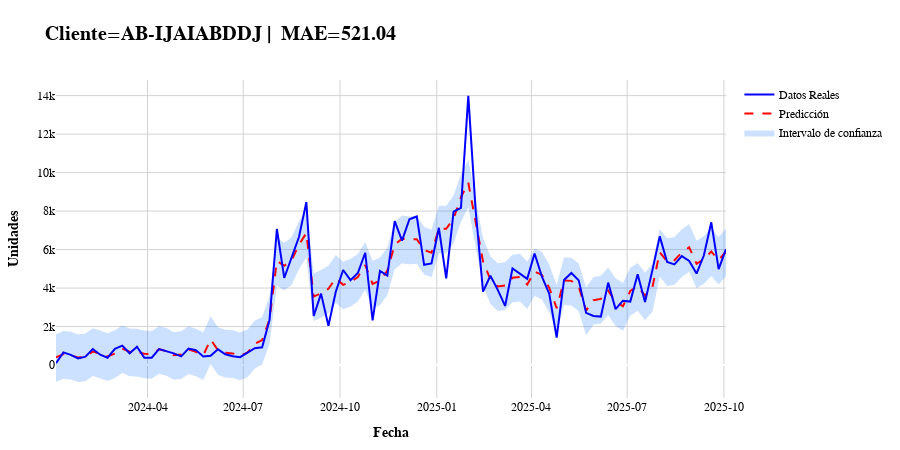

Notebook code cell kept with this figure:
### Code cell
plot_confidence_styled(train, Cliente='AB-IJAIABDDJ')
